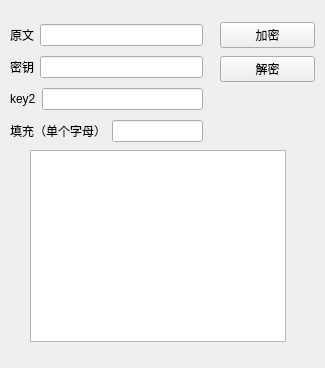
<?xml version="1.0" encoding="UTF-8"?>
<ui version="4.0">
 <class>Form</class>
 <widget class="QWidget" name="Form">
  <property name="geometry">
   <rect>
    <x>0</x>
    <y>0</y>
    <width>325</width>
    <height>368</height>
   </rect>
  </property>
  <property name="windowTitle">
   <string>Form</string>
  </property>
  <widget class="QWidget" name="verticalLayoutWidget">
   <property name="geometry">
    <rect>
     <x>10</x>
     <y>20</y>
     <width>193</width>
     <height>127</height>
    </rect>
   </property>
   <layout class="QVBoxLayout" name="line_d">
    <item>
     <layout class="QHBoxLayout" name="horizontalLayout_2">
      <item>
       <widget class="QLabel" name="label_text">
        <property name="text">
         <string>原文</string>
        </property>
       </widget>
      </item>
      <item>
       <widget class="QLineEdit" name="lineEdit_text"/>
      </item>
     </layout>
    </item>
    <item>
     <layout class="QHBoxLayout" name="horizontalLayout_3">
      <item>
       <widget class="QLabel" name="label_key1">
        <property name="text">
         <string>密钥</string>
        </property>
       </widget>
      </item>
      <item>
       <widget class="QLineEdit" name="lineEdit_key1"/>
      </item>
     </layout>
    </item>
    <item>
     <layout class="QHBoxLayout" name="horizontalLayout_4">
      <item>
       <widget class="QLabel" name="label_key2">
        <property name="enabled">
         <bool>true</bool>
        </property>
        <property name="text">
         <string>key2</string>
        </property>
       </widget>
      </item>
      <item>
       <widget class="QLineEdit" name="lineEdit_key2"/>
      </item>
     </layout>
    </item>
    <item>
     <layout class="QHBoxLayout" name="horizontalLayout">
      <item>
       <widget class="QLabel" name="label_fill">
        <property name="text">
         <string>填充（单个字母）</string>
        </property>
       </widget>
      </item>
      <item>
       <widget class="QLineEdit" name="lineEdit_fill"/>
      </item>
     </layout>
    </item>
   </layout>
  </widget>
  <widget class="QWidget" name="verticalLayoutWidget_2">
   <property name="geometry">
    <rect>
     <x>220</x>
     <y>20</y>
     <width>95</width>
     <height>65</height>
    </rect>
   </property>
   <layout class="QVBoxLayout" name="verticalLayout">
    <item>
     <widget class="QPushButton" name="pushButton">
      <property name="text">
       <string>加密</string>
      </property>
     </widget>
    </item>
    <item>
     <widget class="QPushButton" name="pushButton_2">
      <property name="text">
       <string>解密</string>
      </property>
     </widget>
    </item>
   </layout>
  </widget>
  <widget class="QTextBrowser" name="textBrowser">
   <property name="geometry">
    <rect>
     <x>30</x>
     <y>150</y>
     <width>256</width>
     <height>192</height>
    </rect>
   </property>
  </widget>
 </widget>
 <resources/>
 <connections/>
</ui>
